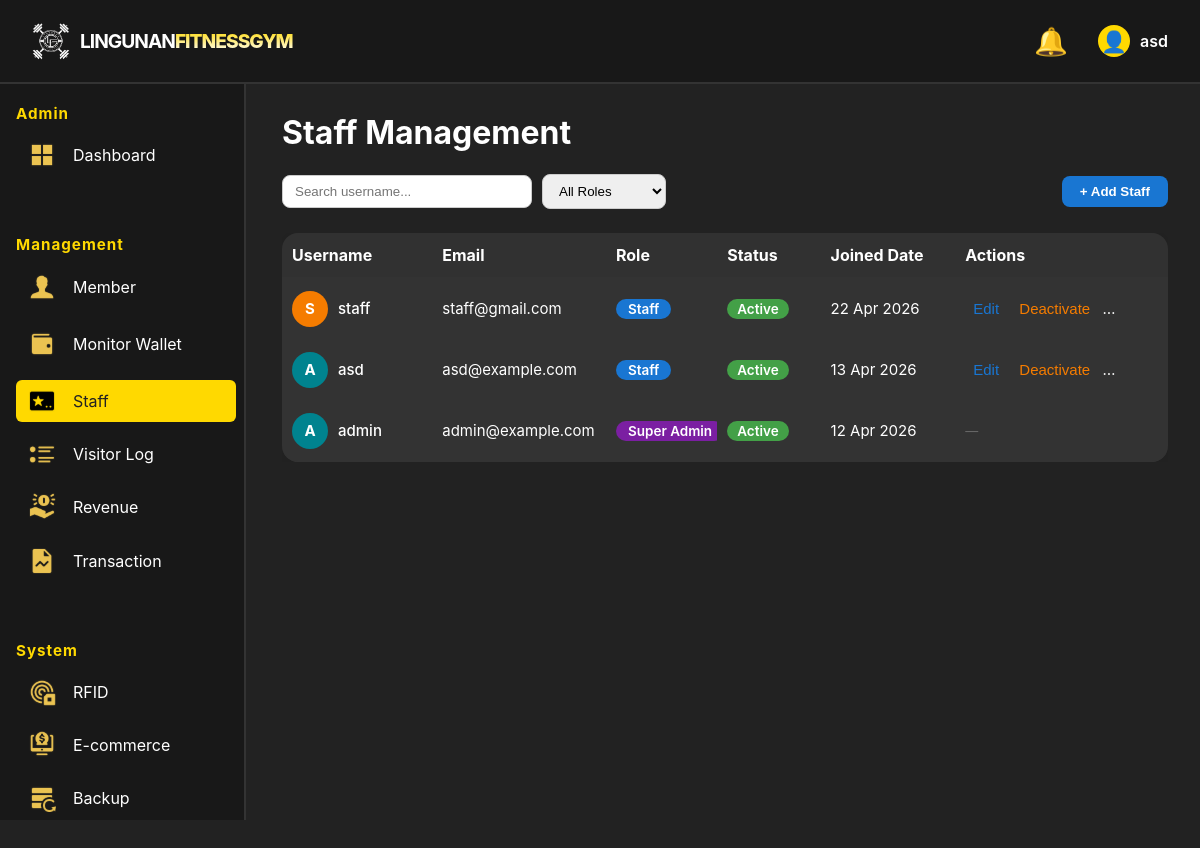
Page /public/client/admin/management/staff.php (signed in) on the committed database.
### tables this page shows
CREATE TABLE `users` (
  `id` int(10) unsigned NOT NULL AUTO_INCREMENT,
  `username` varchar(50) NOT NULL,
  `password` varchar(255) NOT NULL,
  `email` varchar(100) NOT NULL,
  `role` enum('super_admin','staff') DEFAULT 'staff',
  `created_at` timestamp NOT NULL DEFAULT current_timestamp(),
  `status` varchar(10) NOT NULL DEFAULT 'active',
  PRIMARY KEY (`id`),
  UNIQUE KEY `username` (`username`),
  UNIQUE KEY `email` (`email`)
);

### public/client/admin/management/staff.php (the view, shortened to what this page needs)
<?php
include '../../../../component/admin_header.php';
include '../../../../component/admin_sidebar.php';
?>
<!DOCTYPE html>
<html lang="en">
<head>
    <link href="../../../../assets/css/toastednotif.css" rel="stylesheet">
    <link href="../../../../assets/css/admin_header.css" rel="stylesheet">
    <link href="../../../../assets/css/admin_sidebar.css" rel="stylesheet">
    <link href="../../../../assets/css/admin.css" rel="stylesheet">
</head>
<body>
    <div class="Member-content">
        <h1>Staff Management</h1>
        <?php
        require_once '../../../../app/config/connection.php';
        try { $pdo->exec("ALTER TABLE users ADD COLUMN status VARCHAR(10) NOT NULL DEFAULT 'active'"); } catch (Exception $e) {}
        try      {
            $query  = "SELECT * FROM users WHERE 1";
            $params = [];
            $query .= " ORDER BY created_at DESC";
            $stmt = $pdo->prepare($query);
            $stmt->execute($params);
            $staffList = $stmt->fetchAll();
        } catch (Exception $e) {
            echo '<div style="color:red">Error: ' . htmlspecialchars($e->getMessage()) . '</div>';
            $staffList = [];
        }
        ?>
        <div style="margin-bottom:15px; display:flex; gap:10px; flex-wrap:wrap; align-items:center;">
            <input type="text" id="searchUsername" placeholder="Search username..."
                style="padding:8px 12px; border-radius:8px; border:1px solid #ccc; width:250px;">
            <select id="roleFilter" style="padding:8px 12px; border-radius:8px; border:1px solid #ccc;">
                <option value="">All Roles</option>
            </select>
            <div style="margin-left:auto;">
                <button type="button" id="addStaffBtn"
                    style="padding:8px 18px; border-radius:8px; border:none; background:#1976d2; color:#fff; font-weight:600; cursor:pointer;">
                    + Add Staff
                </button>
            </div>
        </div>
        <div class="table-wrapper" style="margin-top:24px;">
            <table class="admin-table" style="width:100%; background:#333;">
                <thead>
                    <tr>
                        <th>Username</th>
                        <th>Email</th>
                        <th>Role</th>
                        <th>Status</th>
                        <th>Joined Date</th>
                        <th>Actions</th>
                    </tr>
                </thead>
                <tbody>
                <?php if (empty($staffList)): ?>
                    <tr><td colspan="6" style="text-align:center;">No staff found.</td></tr>
                <?php else: ?>
                    <?php foreach ($staffList as $staff): ?>
                        <?php
                            $avatarColors = ['#1976d2','#e53935','#388e3c','#f57c00','#7b1fa2','#00838f','#c62828','#2e7d32','#1565c0','#6a1b9a'];
                            $firstLetter  = strtoupper(substr($staff['username'], 0, 1)) ?: '?';
                            $avatarColor  = $avatarColors[ord($firstLetter) % count($avatarColors)];
                            $roleBadge    = match($staff['role']) {
                                'super_admin' => '<span class="badge-status badge-super_admin">Super Admin</span>',
                                'admin'       => '<span class="badge-status badge-admin">Admin</span>',
                                default       => '<span class="badge-status badge-staff">Staff</span>',
                            };
                            $joined = $staff['created_at'] ? date('d M Y', strtotime($staff['created_at'])) : '-';
                        ?>
                        <tr>
                            <td data-label="Username">
                                <div class="user-cell">
                                    <div class="user-avatar" style="background:<?= $avatarColor ?>"><?= htmlspecialchars($firstLetter) ?></div>
                                    <span class="user-name-text"><?= htmlspecialchars($staff['username']) ?></span>
                                </div>
                            </td>
                            <td data-label="Email"><?= htmlspecialchars($staff['email']) ?></td>
                            <td data-label="Role"><?= $roleBadge ?></td>
                            <td data-label="Status">
                                <?php $staffStatus = $staff['status'] ?? 'active'; ?>
                                <?php if ($staffStatus === 'active'): ?>
                                    <span class="badge-active-status">Active</span>
                                <?php else: ?>
                                    <span class="badge-inactive-status">Inactive</span>
                                <?php endif; ?>
                            </td>
                            <td data-label="Joined Date"><?= htmlspecialchars($joined) ?></td>
                            <td data-label="Actions">
                                <?php if ($staff['role'] !== 'super_admin'): ?>
                                    <button type="button" class="action-btn"
                                        data-id="<?= $staff['id'] ?>"
                                        data-username="<?= htmlspecialchars($staff['username'], ENT_QUOTES) ?>"
                                        data-email="<?= htmlspecialchars($staff['email'] ?? '', ENT_QUOTES) ?>"
                                        data-role="<?= htmlspecialchars($staff['role'], ENT_QUOTES) ?>"
                                        onclick="openEditModal(this)">Edit</button>
                                    <form method="post" action="" style="display:inline">
                                        <button type="submit" class="action-btn deactivate">
                                            <?= ($staff['status'] ?? 'active') === 'active' ? 'Deactivate' : 'Activate' ?>
                                        </button>
                                    </form>
                                    <form method="post" action="" style="display:inline" onsubmit="return confirm('Delete this staff member?');">
                                        <button type="submit" class="action-btn delete">Delete</button>
                                    </form>
                                <?php else: ?>
                                    <span style="color:#666; font-size:13px;">—</span>
                                <?php endif; ?>
                            </td>
                        </tr>
                    <?php endforeach; ?>
                <?php endif; ?>
                </tbody>
            </table>
        </div>
    </div>
</body>
</html>

### assets/css/admin.css (style rules this page uses)
body { margin: 0; font-family: 'Inter', sans-serif; background: #222; color: #fff; }

### public/client/admin/management/staff.php (style rules this page uses)
.Member-content { margin-left: 250px; margin-top: 60px; padding: 2rem; min-height: calc(100vh - 60px); background: #222; }
.admin-table { border-collapse: separate; border-spacing: 0; width: 100%; background: rgba(0,0,0,0.04); font-family: 'Inter', Arial, sans-serif; box-shadow: 0 2px 8px rgba(0,0,0,0.04); border-radius: 16px; overflow: hidden; table-layout: fixed; }
.admin-table thead th:first-child { border-top-left-radius: 16px; }
.admin-table thead th:last-child { border-top-right-radius: 16px; }
.admin-table tbody tr:last-child td:first-child { border-bottom-left-radius: 16px; }
.admin-table tbody tr:last-child td:last-child { border-bottom-right-radius: 16px; }
.admin-table th, .admin-table td { padding: 12px 10px; text-align: left; overflow: hidden; white-space: nowrap; text-overflow: ellipsis; }
.admin-table th { background: rgba(0,0,0,0.04); font-weight: 700; color: #fff; border-bottom: 2px solid #333; }
.admin-table tr { transition: background 0.2s; }
.admin-table td { border-bottom: 1px solid #333; font-size: 15px; }
.badge-status { display: inline-block; padding: 2px 12px; border-radius: 12px; font-size: 90%; font-weight: 600; color: #fff; }
.badge-staff { background: #1976d2; }
.badge-super_admin { background: #7b1fa2; }
.action-btn { background: none; border: none; color: #1976d2; cursor: pointer; padding: 0 8px; font-size: 15px; transition: color 0.2s; }
.action-btn.delete { color: #d32f2f; }
.admin-table th:nth-child(1) { width: 17%; }
.admin-table th:nth-child(2) { width: 20%; }
.admin-table th:nth-child(3) { width: 12%; }
.admin-table th:nth-child(4) { width: 11%; }
.admin-table th:nth-child(5) { width: 15%; }
.admin-table th:nth-child(6) { width: 25%; }
.badge-active-status { display:inline-block; padding:2px 10px; border-radius:12px; font-size:90%; font-weight:600; color:#fff; background:#43a047; }
.action-btn.deactivate { color: #f57c00; }
.table-wrapper { overflow-x: auto; width: 100%; }
.user-cell { display: flex; align-items: center; gap: 10px; }
.user-avatar { width: 36px; height: 36px; border-radius: 50%; display: flex; align-items: center; justify-content: center; font-size: 15px; font-weight: 700; color: #fff; flex-shrink: 0; text-transform: uppercase; }
.user-name-text { font-weight: 500; color: #fff; }

### rows in the picture
users: username "S", username "staff", email "staff@gmail.com", role "Staff", status "Active", created_at "22 Apr 2026"
users: username "A", username "asd", email "asd@example.com", role "Staff", status "Active", created_at "13 Apr 2026"
users: username "A", username "admin", email "admin@example.com", role "Super Ad…", status "Active", created_at "12 Apr 2026"

### other values in the picture
$_displayName "asd"
